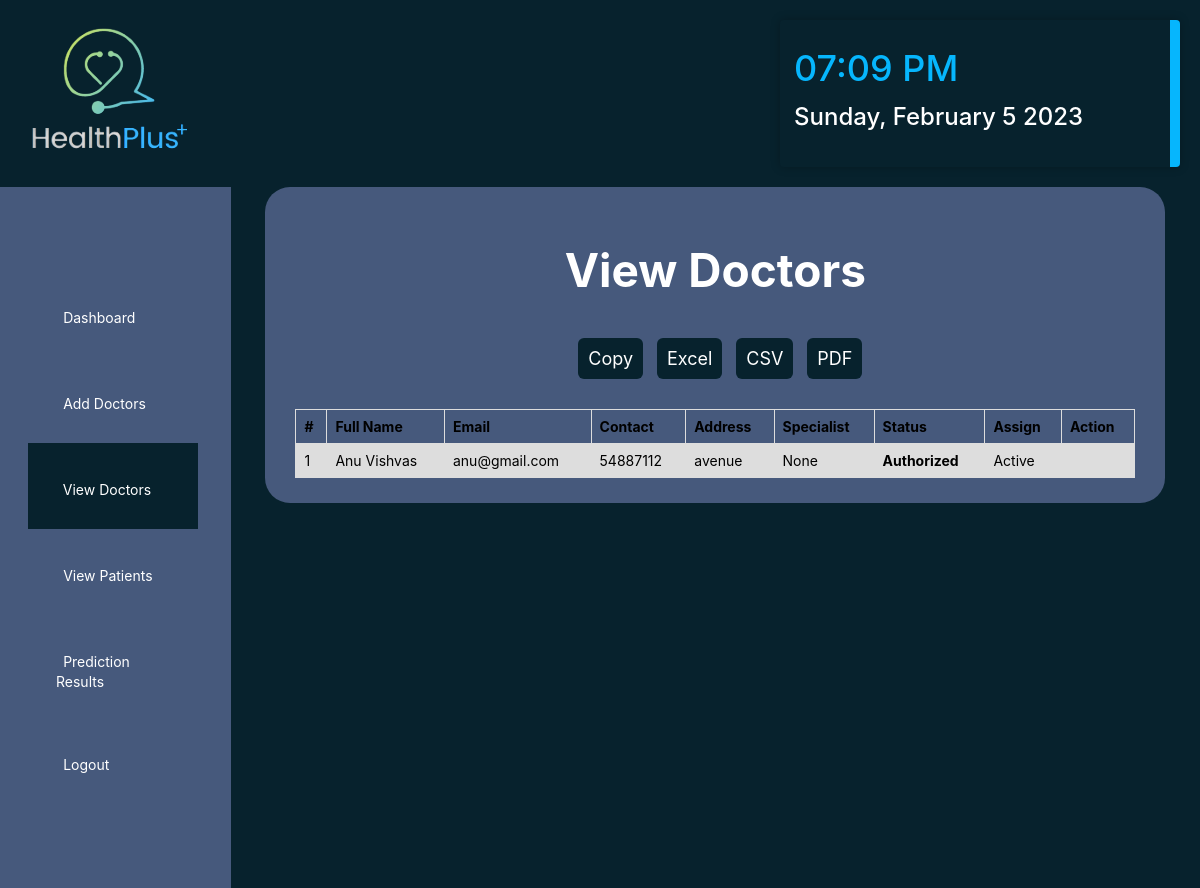
/admin_view_doctor (signed in), run on the app's committed database.
### healthApp/models.py (models this page shows, shortened)
class Doctor(models.Model):
    status = models.IntegerField(DOCTOR_STATUS, null=True)
    user = models.ForeignKey(User, on_delete=models.CASCADE, null=True)
    contact = models.CharField(max_length=100, null=True)
    address = models.CharField(max_length=100, null=True)
    category = models.CharField(max_length=100, null=True)
    dob = models.DateField(null=True)
    image = models.ImageField(upload_to='media/', null=True, blank=True)

### healthApp/views.py (the view)
# urls.py: path('admin_view_doctor', views.AdminViewDoctorPage, name='admin_view_doctor'),
@login_required(login_url="login")
def AdminViewDoctorPage(request):
    doctors = Doctor.objects.all()
    doctor_dict = {'doctors': doctors}
    return render(request, 'Admin_ViewDoctors.html', doctor_dict)

### templates/Admin_ViewDoctors.html (shortened to what this page needs)
<!DOCTYPE html>
<html lang="en">
    {% load static %}
    <head>
        <link rel="stylesheet" href="{% static 'css/styles.css' %}" type="text/css" media="all">
        <link rel="stylesheet" href="https://unicons.iconscout.com/release/v4.0.0/css/line.css">
        <link rel="stylesheet" href="https://cdnjs.cloudflare.com/ajax/libs/font-awesome/6.0.0-beta3/css/all.min.css"
 />
    </head>
    <body>
        <header class="row">
            <a href="{% url 'welcome' %}">
                <img src="{% static 'Images/Logo.png' %}" alt="">
            </a>
            <div class="dateTime">
                <div class="time"></div>
                <div class="date"></div>
            </div>
        </header>
        <div class="wrapper">
            <div class="sidebar">
                <ul>
                    <li><a href="{% url 'admin_dashboard' %}">
                            Dashboard</a></a></li>
                    <li><a href="{% url 'admin_add_doctor' %}"></i>Add Doctors</a></li>
                    <li class="is-active"><a href="{% url 'admin_view_doctor' %}"></i>View Doctors</a></li>
                    <li><a href="{% url 'admin_view_patient' %}"></i>View Patients</a></li>
                    <li><a href="{% url 'admin_view_prediction' %}">Prediction Results</a>
                    </li>
                    <li><a href="{% url 'logout_user' %}">Logout</a></li>
                </ul>
            </div>
            <div class="historyContainer">
                <h1>
                    View Doctors
                </h1>
                <div class="buttons">
                    <a href="#"><input type="submit" value="Copy"></a>
                    <a href="#"><input type="submit" value="Excel"></a>
                    <a href="#"><input type="submit" value="CSV"></a>
                    <a href="#"><input type="submit" value="PDF"></a>
                </div>
                <table>
                    <tr>
                        <th>#</th>
                        <th>Full Name</th>
                        <th>Email</th>
                        <th>Contact</th>
                        <th>Address</th>
                        <th>Specialist</th>
                        <th>Status</th>
                        <th>Assign</th>
                        <th>Action</th>
                    </tr>
                    {% for i in doctors%}
                    <tr>
                        <td>{{forloop.counter}}</td>
                        <td>{{i.user.first_name}} {{i.user.last_name}}</td>
                        <td>{{i.user.email}}</td>
                        <td>{{i.contact}}</td>
                        <td>{{i.address}}</td>
                        <td>{{i.category}}</td>
                        <td>{% if i.status == 1 %}
                            <b>Authorized</b>
                        {% else %}
                            <b>Unauthorized</b>
                            {% endif %}</td>
                        <td>{% if i.status == 1 %}
                            Active
                            {% else %}
                            Not Active
                            {% endif %}</td>
                        <td>
                        </td>
                    </tr>
                    {% endfor %}
                </table>
            </div>
        </div>
    </body>
</html>

### healthApp/static/CSS/Styles.css (style rules this page uses)
* { margin: 0; padding: 0; -webkit-box-sizing: border-box; box-sizing: border-box; list-style: none; font-family: "Inter", sans-serif; font-size: 14px; }
body { overflow-x: hidden; background: #07222d; }
.row { padding: 20px; max-width: 1900px; margin: 0 auto; display: grid; grid-template-columns: 1fr 21fr 1fr 2fr; justify-items: center; }
.dateTime { font-size: 12px; padding: 14px; color: #ffffff; background: #07222d; box-shadow: 0 0 10px rgba(0, 0, 0, 0.25); border-radius: 4px; border-right: 10px #06b6fd solid; width: 400px; font-weight: 500; font-family: "Inter", sans-serif; }
.time { font-size: 3em; color: #06b6fd; margin-top: 12px; }
.date { margin-top: 12px; font-size: 2em; }
.wrapper { display: flex; position: relative; }
.wrapper .sidebar { flex: -1 -1 0; max-width: 300px; padding: 6rem 3rem; background-color: #46597c; }
.wrapper .sidebar ul li { margin: 0 -1rem; }
.wrapper .sidebar ul li a { display: block; padding: 2em; color: #ffffff; text-decoration: none; transition: 0.2s linear; }
.wrapper .sidebar ul li:hover, .wrapper .sidebar ul li.is-active { background: #07222d; border-right: 5px solid #46597c; }
.historyContainer { margin: 0 auto; max-width: 900px; width: 100%; padding: 25px 30px; border-radius: 25px; background: #46597c; height: 50%; }
.historyContainer > h1 { font-size: 46px; margin: 30px; text-align: center; color: #ffffff; }
.buttons { text-align: center; }
.buttons input { padding: 10px; font-size: 18px; margin-top: 10px; margin-left: 10px; outline: none; color: #fff; border: none; background: #07222d; border-radius: 6px; }
table { border-collapse: collapse; width: 100%; margin-top: 30px; }
td, th { border: 1px solid #dddddd; text-align: left; padding: 8px; }
td { background-color: #dddddd; }

### data on the page
Doctor: user.first_name "Anu", user.last_name "Vishvas", user.email "anu@gmail.com", contact "54887112", address "avenue", category "None", status "Authorized"
